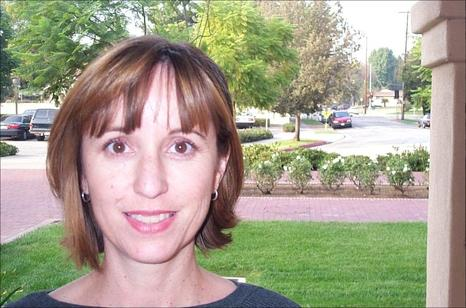
#> input picture Data/Faces/image_0085.jpg, 466 x 308 px; its folder holds only this picture in this run
$ python Main2.py
#> lines starting #> are read from the running program, lines starting #| are printed output that depends on the picture
from PACKAGES import *

# --- --- --- --- --- --- --- --- --- --- --- --- --- --- --- --- --- --- --- --- --- --- --- --- --- --- --- --- --- --
# --- --- --- --- --- --- --- --- --- --- --- --- --- --- --- --- --- --- --- --- --- --- --- --- --- --- --- --- --- --
# INPUT
# --- --- --- --- --- --- --- --- --- --- --- --- --- --- --- --- --- --- --- --- --- --- --- --- --- --- --- --- --- --
data_path = 'Data'

# for test
class_indices = [11, 12, 13, 14, 15, 16, 17, 18, 19, 20]
# class_indices = [5, 6, 10, 60, 65, 67, 81, 83, 86, 90]

# for train
train_indices = list(range(11))

# if you want to train -> set TEST_MODE to False
TEST_MODE = False

# if in train mode its needed for tuning train() / TrainWithTuning()
TUNING = False
name = 'Orientation vs S (Linear)'

NEED_TO_USE_CACHE = False
# --- --- --- --- --- --- --- --- --- --- --- --- --- --- --- --- --- --- --- --- --- --- --- --- --- --- --- --- --- --
# --- --- --- --- --- --- --- --- --- --- --- --- --- --- --- --- --- --- --- --- --- --- --- --- --- --- --- --- --- --
# PARAMETERS:
# --- --- --- --- --- --- --- --- --- --- --- --- --- --- --- --- --- --- --- --- --- --- --- --- --- --- --- --- --- --


np.random.seed(0)  # Seed the random number generator

params = {'Split': {}, 'Prepare': {}, 'Train': {}, 'Summary': {}, 'Report': {}, 'Data': {}, 'Cache': {}}

params['Split']['ratio'] = 20

params['Prepare']['spatial_cell_size'] = (8, 8)
params['Prepare']['orientations'] = 40  # SplitData[‘Train’][‘Data’], Params[‘Prepare’]
params['Prepare']['cells_per_block'] = (3, 3)

params['Train']['C'] = 0.01
params['Train']['kernel'] = 'linear'
# params['Train']['kernel'] = 'rbf'
# params['Train']['kernel'] = 'poly'
params['Train']['degree'] = 2
params['Train']['gamma'] = 0.01
params['Train']['class_names'] = []

params['Summary']['error_images_per_class'] = 2

params['Report'][''] = []

params['Data']['path'] = data_path
params['Data']['S'] = 150
params['Data']['N_classes'] = 10
params['Data']['max_N_images_per_class'] = 40  # 20 - training, 20 - test

params['Cache']['CachePath'] = 'cache'


# --- --- --- --- --- --- --- --- --- --- --- --- --- --- --- --- --- --- --- --- --- --- --- --- --- --- --- --- --- --
# --- --- --- --- --- --- --- --- --- --- --- --- --- --- --- --- --- --- --- --- --- --- --- --- --- --- --- --- --- --
# FUNCTIONS:
# --- --- --- --- --- --- --- --- --- --- --- --- --- --- --- --- --- --- --- --- --- --- --- --- --- --- --- --- --- --
# [19 lines left out: functions show_data, get_parameters, not called in this run]


def create_image(path_to_pic, S):
    img = cv2.imread(path_to_pic)
    img = cv2.cvtColor(img, cv2.COLOR_BGR2GRAY)
    img = cv2.resize(img, (S, S))
    return img


def create_saved_data(cache_path, name, data_array, labels):
    file_Name = '%s/%s' % (cache_path, name)
    data_ndarray = np.asarray(data_array)
    saved_data = (data_ndarray, labels)

    with open(file_Name, 'wb') as fileObject:
        pickle.dump(saved_data, fileObject)

    return saved_data


def prepare_data_from(indices, params, name):
    cache_path = params['Cache']['CachePath']
    data_directory = params['Data']['path']
    S = params['Data']['S']
    max_N_images_per_class = params['Data']['max_N_images_per_class']
    dirs = get_ordered_list(os.listdir(data_directory))
    data_array = []
    labels = []

    for name_of_class, index_of_class in zip(dirs, range(len(dirs))):
        if name_of_class != '.DS_Store':
            if index_of_class in indices:

                path_into_class = '%s/%s' % (data_directory, name_of_class)
                dirs_of_class = get_ordered_list(os.listdir(path_into_class))
                for pic, index_of_pic in zip(dirs_of_class, range(len(dirs_of_class))):
                    data_array.append(create_image('%s/%s' % (path_into_class, pic), S))
#> in create_image, img is the input picture: shape (308, 466, 3); mean B, G, R 140.4, 159.6, 165.5
#> in create_image, `img = cv2.cvtColor(img, cv2.COLOR_BGR2GRAY)`:
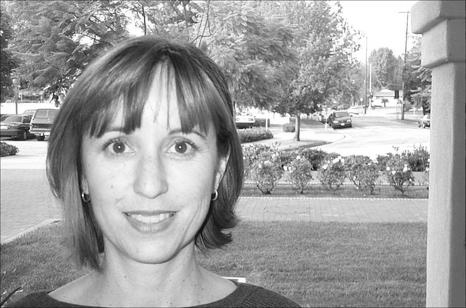
#> img: shape (308, 466); min 7, max 255, mean 159.2
#> in create_image, `img = cv2.resize(img, (S, S))`:
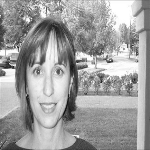
#> img: shape (150, 150); min 17, max 255, mean 159.3
                    labels.append(name_of_class)
                    if index_of_pic + 1 == max_N_images_per_class:
                        break
#> pass 2 of the loop in prepare_data_from, `for name_of_class, index_of_class in zip(dirs, range(len(dirs))):`:
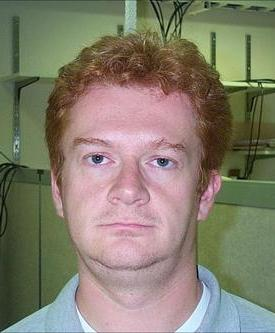
#> input picture Data/Faces_easy/image_0025.jpg, 275 x 333 px
#> in create_image, img is the input picture: shape (333, 275, 3); mean B, G, R 110, 126.2, 132.5
#> in create_image (call 2), `img = cv2.cvtColor(img, cv2.COLOR_BGR2GRAY)`:
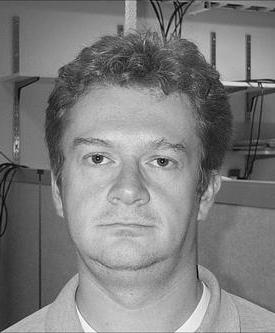
#> img: shape (333, 275); min 1, max 253, mean 126.2
#> in create_image (call 2), `img = cv2.resize(img, (S, S))`:
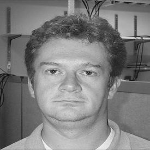
#> img: shape (150, 150); min 15, max 244, mean 126.2

    return create_saved_data(cache_path, name, data_array, labels)


# [6 lines left out: function get_from_chache, not called in this run]


def data_loader(params, indices):
    # create unique name
    name = ''
    cache_path = params['Cache']['CachePath']
    for i in indices:
        name = '%s[%s]' % (name, i)

    if NEED_TO_USE_CACHE:
        list_dir = os.listdir(cache_path)
        if name in list_dir:
            return get_from_chache(cache_path, name)
    return prepare_data_from(indices, params, name)


def train_test_split(data, labels, params):
    ratio = params['Split']['ratio']
    train_data, test_data, train_labels, test_labels = [], [], [], []
    for label in get_ordered_list(labels):

        counter_for_train = 0
        for pic, each_label in zip(data, labels):
            if each_label == label:
                if counter_for_train < ratio:
                    train_data.append(pic)
                    train_labels.append(label)
                else:
                    test_data.append(pic)
                    test_labels.append(label)
                counter_for_train += 1

    params['Train']['class_names'] = get_ordered_list(train_labels)
    return train_data, test_data, train_labels, test_labels


def prepare(train_data, params):  # kelet: SplitData[‘Train’][‘Data’], Params[‘Prepare’]
    orientations = params['Prepare']['orientations']
    spatial_cell_size = params['Prepare']['spatial_cell_size']
    cells_per_block = params['Prepare']['cells_per_block']
    images = []
    hog_images = []

    for pic in train_data:
        hog_image, image = hog(pic,
                               orientations=orientations,
                               pixels_per_cell=spatial_cell_size,
                               cells_per_block=cells_per_block,
                               block_norm='L2',
                               visualize=True)

        hog_images.append(hog_image)
        images.append(image)

    return hog_images, images


# [28 lines left out: functions tuning_linear, tuning_non_linear, not called in this run]


def get_ordered_list(curr_list):
    my_list = list(set(curr_list))
    my_list.sort(key=lambda v: v.upper())
    return my_list


# [17 lines left out: function create_non_linear_classifier, not called in this run]


def m_classes_svm_train(train_data_rep, train_labels, params):
    kernel = params['Train']['kernel']
    C = params['Train']['C']

    train_data_rep_np = np.asarray(train_data_rep)
    train_labels_np = np.asarray(train_labels)

    if kernel == 'linear':
        if TUNING:
            return tuning_linear(train_data_rep, train_labels, params)
        return LinearSVC(C=C, multi_class='ovr').fit(train_data_rep_np, train_labels_np), 0
    if TUNING:
        return tuning_non_linear(train_data_rep_np, train_labels_np, params)
    return create_non_linear_classifier(train_data_rep_np, train_labels_np, params), 0


def m_classes_svm_predict(models, test_data_rep, params):
    kernel = params['Train']['kernel']
    class_names = params['Train']['class_names']
    if kernel == 'linear':
        predictions = models.predict(test_data_rep)
        scores = models.decision_function(test_data_rep)
        return predictions, scores
    else:
        scores = np.empty((len(test_data_rep), len(models)))
        # predictions = np.empty(shape=len(test_data_rep))
        for model, index_of_model in zip(models, range(len(models))):
            scores[:, index_of_model] = model.decision_function(test_data_rep)
        max_score_indxs = np.apply_along_axis(np.argmax, 1, scores)
        predictions = []
        for i in max_score_indxs:
            predictions.append(class_names[i])

        return predictions, scores


# [103 lines left out: functions get_wrongly_classified_pics, get_sorted_indexes_of_wrong_pics, get_indices_of_the_largest_error_images, evaluate_model, report_results, plot_graph and 1 more, not called in this run]


# --- --- --- --- --- --- --- --- --- --- --- --- --- --- --- --- --- --- --- --- --- --- --- --- --- --- --- --- --- --
# MAIN:
# --- --- --- --- --- --- --- --- --- --- --- --- --- --- --- --- --- --- --- --- --- --- --- --- --- --- --- --- --- --


if __name__ == '__main__':
    # ********** Settings: ********** #
    counter, x, y = 0, [], []

    x_j_labels = [ 50, 75, 100, 115, 125, 135, 150, 175, 200]  # S
    # [6 lines of commented-out code are left out]
    x_i_labels = [9, 10, 11, 20, 30, 40, 50, 60, 70, 80, 90]  # orientations
    # [5 lines of commented-out code are left out]

    classes = class_indices if TEST_MODE else train_indices
    print('The classes are: ', classes)
    TUNING = False if TEST_MODE else TUNING

    if TUNING:
        for j in x_j_labels:
            indx = 0
            x.append([])
            y.append([])
            for i in x_i_labels:
                x[-1].append(indx)
                indx += 1
                params = get_parameters()
                # ************************* What we change: ************************* #
                # params['Train']['degree'] = i
                # params['Train']['C'] = i
                params['Data']['S'] = j
                params['Prepare']['orientations'] = i

                # ******************************************************************* #
                data, labels = data_loader(params, train_indices)
                train_data, _, train_labels, _ = train_test_split(data, labels, params)
                train_data_rep, hog_images = prepare(train_data, params)
                # show_data(3, hog_images, train_labels)
                _, accuracy = m_classes_svm_train(train_data_rep, train_labels, params)
                y[-1].append(accuracy)
                counter += 1
                print(counter, '/', (len(x_i_labels) * len(x_j_labels)), ' Values ', j, ' and ', i, ": get accuracy of ", accuracy)

        save_and_plot({'x_labels': (x_j_labels, x_i_labels), 'x': x, 'y': y}, name)

    data, labels = data_loader(params, classes)
#> labels = ['Faces', 'Faces_easy']
    train_data, test_data, train_labels, test_labels = train_test_split(data, labels, params)
#> in train_test_split, `ratio = params['Split']['ratio']`: ratio = 20
#> the loop in train_test_split, `for label in get_ordered_list(labels): ` made 2 passes
#> label on passes 1 to 2: 'Faces', 'Faces_easy'
#> after the loop in train_test_split, `for label in get_ordered_list(labels):`: test_data = []; train_data = 2 items; train_labels = ['Faces', 'Faces_easy']
#> train_data = 2 items; test_data = []; train_labels = ['Faces', 'Faces_easy']; test_labels = []
    train_data_rep, _ = prepare(train_data, params)
#> in prepare, `orientations = params['Prepare']['orientations']`: orientations = 40
#> in prepare, `spatial_cell_size = params['Prepare']['spatial_cell_size']`: spatial_cell_size = (8, 8)
#> in prepare, `cells_per_block = params['Prepare']['cells_per_block']`: cells_per_block = (3, 3)
#> the loop in prepare, `for pic in train_data:` made 2 passes
#> pass 1, in prepare, `hog_image, image = hog(pic, orientations=orientations, pixels_per_cell..`:
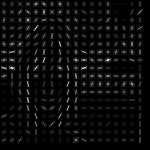
#> image: shape (150, 150) float64; min 0, max 62.61, mean 3; drawn with min black and max white
#> pass 2, in prepare, `hog_image, image = hog(pic, orientations=orientations, pixels_per_cell..`:
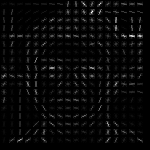
#> image: shape (150, 150) float64; min 0, max 47.72, mean 1.6; drawn with min black and max white
#> after the loop in prepare, `for pic in train_data:`: hog_images = 2 items
#> train_data_rep = 2 items
    test_data_rep, _ = prepare(test_data, params)
#> test_data_rep = []

    models, _ = m_classes_svm_train(train_data_rep, train_labels, params)
#> in m_classes_svm_train, `kernel = params['Train']['kernel']`: kernel = 'linear'
#> in m_classes_svm_train, `C = params['Train']['C']`: C = 0.01
    predictions, scores = m_classes_svm_predict(models, test_data_rep, params)
#> in m_classes_svm_predict, `kernel = params['Train']['kernel']`: kernel = 'linear'
#> in m_classes_svm_predict, `class_names = params['Train']['class_names']`: class_names = ['Faces', 'Faces_easy']
#> (the run stopped early here; a loop or call above may not have finished)
